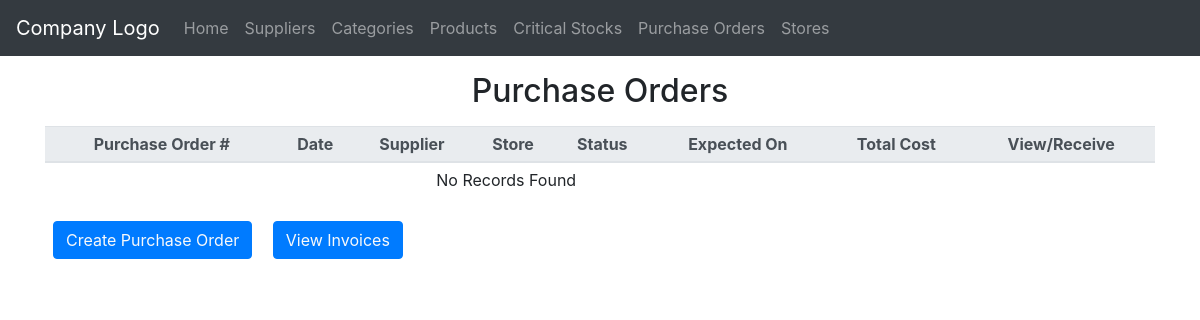
/purchase_orders/index.php, run on an earlier commit of the app's database.
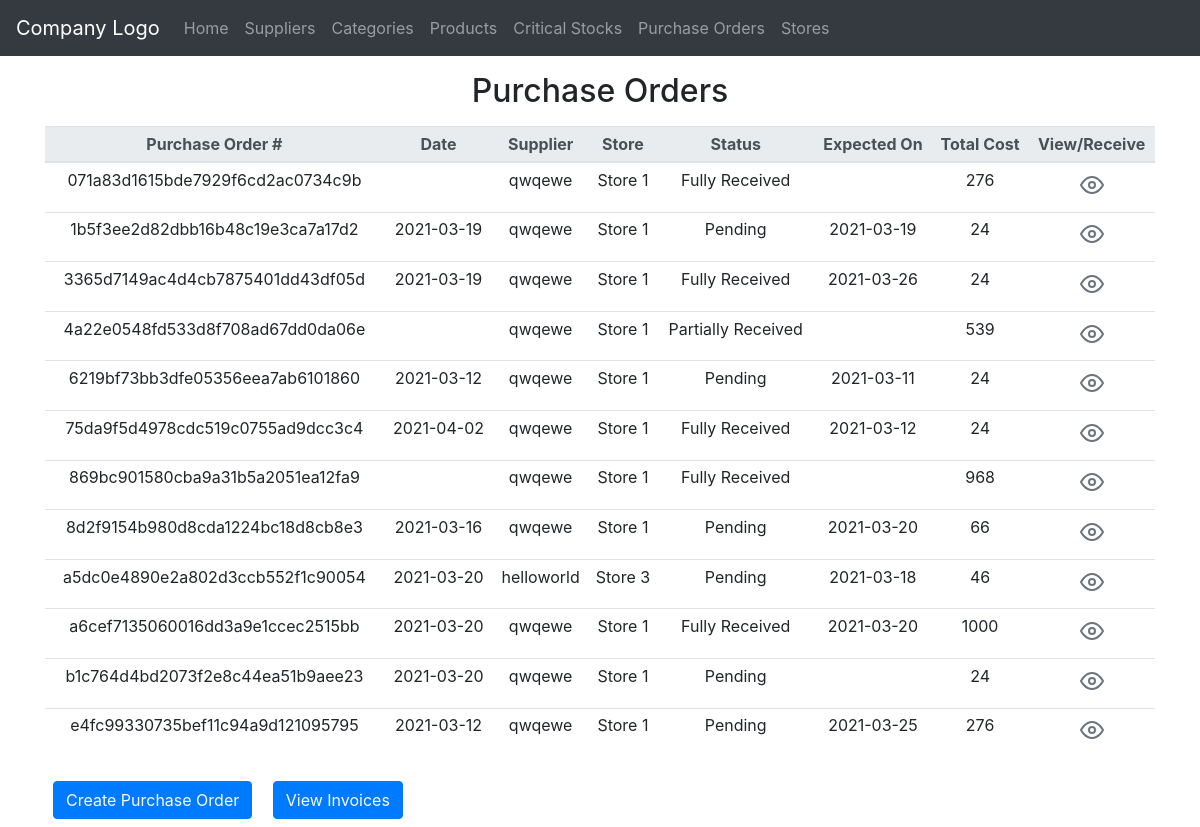
And on a later commit of the database.
### tables this page shows
CREATE TABLE `purchase_orders` (
  `purchase_order_id` varchar(32) NOT NULL,
  `product_code` varchar(13) DEFAULT NULL,
  `quantity` float NOT NULL,
  `purchase_cost` float NOT NULL,
  `supplier_id` int(11) NOT NULL,
  `store_id` int(11) NOT NULL,
  `order_date` varchar(10) NOT NULL,
  `delivery_date` varchar(10) NOT NULL,
  `status` varchar(20) NOT NULL,
  `subtotal` float NOT NULL
);

CREATE TABLE `suppliers` (
  `Id` int(11) NOT NULL,
  `CompanyName` varchar(255) NOT NULL,
  `Address` varchar(255) DEFAULT NULL,
  `ContactNumber` varchar(13) DEFAULT NULL,
  `Email` varchar(255) DEFAULT NULL
);

CREATE TABLE `stores` (
  `Id` int(11) NOT NULL,
  `Name` varchar(255) NOT NULL,
  `Address` varchar(255) DEFAULT NULL
);

### private/query_functions.php (called while the page is built, shortened)
<?php
  function find_supplier_by_id($id, $options=[]) {
    global $db;
    $sql = "SELECT * FROM suppliers ";
    $sql .= "WHERE Id='" . db_escape($db, $id) . "' ";
    $result = mysqli_query($db, $sql);
    $supplier = mysqli_fetch_assoc($result);
    return $supplier;
  }
  function find_store_by_id($id, $options=[]) {
    global $db;
    $sql = "SELECT * FROM stores ";
    $sql .= "WHERE Id='" . db_escape($db, $id) . "' ";
    $result = mysqli_query($db, $sql);
    $store = mysqli_fetch_assoc($result);
    return $store;
  }
  function find_all_po($options=[]) {
    global $db;
    $sql = "SELECT * FROM purchase_orders ";
    $result = mysqli_query($db, $sql);
    return $result;
  }
?>

### private/functions.php (called while the page is built, shortened)
<?php
function url_for($script_path) {
  if($script_path[0] != '/') {
    $script_path = "/" . $script_path;
  }
  return WWW_ROOT . $script_path;
}
function h($string="") {
  return htmlspecialchars($string);
}
?>

### private/db_functions.php (called while the page is built, shortened)
<?php
  function db_escape($connection, $string) {
    return mysqli_real_escape_string($connection, $string);
  }
?>

### public/purchase_orders/index.php (the view, shortened to what this page needs)
<?php
$po_list = find_all_po();
?>
<?php require('../../private/shared/public_header.php');?>
<?php require('../../private/shared/public_navigation.php');?>
  	<div class="container">
      	<h2 class="my-3 text-center">Purchase Orders</h2>
    <table class="mx-auto table table-sm table-hover table-responsive-md text-center" id="po_table">
    	<thead class="thead-light">
    		<tr>
    			<th>Purchase Order #</th>
    			<th>Date</th>
	    		<th>Supplier</th>
	    		<th>Store</th>
	    		<th>Status</th>
                <th>Expected On</th>
                <th>Total Cost</th>
                <th>View/Receive</th>
    		</tr>
    	</thead>
    	<tbody>
    	    <?php if (mysqli_num_rows($po_list)>0){
    	    	while($po = mysqli_fetch_assoc($po_list)) { ?>
    		<tr>
    			<td><?php echo h($po['purchase_order_id']); ?></td>
                <td><?php echo h($po['order_date']); ?></td>
                <td><?php $supplier = find_supplier_by_id($po['supplier_id']);
                 echo $supplier['CompanyName'];
                ?></td>
                <td><?php $store = find_store_by_id($po['store_id']);
                     echo $store['Name'];?></td>
                <td><?php echo h($po['status']); ?></td>
                <td><?php echo h($po['delivery_date']); ?></td>
                <td ><?php echo h($po['subtotal'] + $po['additional_cost']); ?></td>
    			<td><a class="btn btn-sm bg-transparent text-secondary"  href="<?php echo url_for('purchase_orders/view.php?id='. $po['purchase_order_id'])?>">
                    <i data-feather="eye"></i>
                </a></td>
    		</tr>
    		<?php }}else{ ?>
    			<tr><td colspan="7" align="center">No Records Found</td></tr>
    		<?php }?>
    	</tbody>
    </table>
    <a class="btn btn-primary text-light m-2" href="<?php echo url_for('purchase_orders/new.php')?>" >Create Purchase Order</a>
    <a class="btn btn-primary text-light m-2" href="<?php echo url_for('purchase_orders/invoice.php')?>" >View Invoices</a>
    </div>
<?php require('../../private/shared/public_footer.php');?>

What changed in the data, as far as the page shows it:
added purchase_orders: purchase_order_id "071a83d1615bde7929f6cd2ac0734c9b", supplier.CompanyName "qwqewe", store.Name "Store 1", status "Fully Received", $po['subtotal'] + $po['additional_cost'] "276"
added purchase_orders: purchase_order_id "1b5f3ee2d82dbb16b48c19e3ca7a17d2", order_date "2021-03-19", supplier.CompanyName "qwqewe", store.Name "Store 1", status "Pending", delivery_date "2021-03-19", $po['subtotal'] + $po['additional_cost'] "24"
added purchase_orders: purchase_order_id "3365d7149ac4d4cb7875401dd43df05d", order_date "2021-03-19", supplier.CompanyName "qwqewe", store.Name "Store 1", status "Fully Received", delivery_date "2021-03-26", $po['subtotal'] + $po['additional_cost'] "24"
added purchase_orders: purchase_order_id "4a22e0548fd533d8f708ad67dd0da06e", supplier.CompanyName "qwqewe", store.Name "Store 1", status "Partially Received", $po['subtotal'] + $po['additional_cost'] "539"
added purchase_orders: purchase_order_id "6219bf73bb3dfe05356eea7ab6101860", order_date "2021-03-12", supplier.CompanyName "qwqewe", store.Name "Store 1", status "Pending", delivery_date "2021-03-11", $po['subtotal'] + $po['additional_cost'] "24"
added purchase_orders: purchase_order_id "75da9f5d4978cdc519c0755ad9dcc3c4", order_date "2021-04-02", supplier.CompanyName "qwqewe", store.Name "Store 1", status "Fully Received", delivery_date "2021-03-12", $po['subtotal'] + $po['additional_cost'] "24"
added purchase_orders: purchase_order_id "869bc901580cba9a31b5a2051ea12fa9", supplier.CompanyName "qwqewe", store.Name "Store 1", status "Fully Received", $po['subtotal'] + $po['additional_cost'] "968"
added purchase_orders: purchase_order_id "8d2f9154b980d8cda1224bc18d8cb8e3", order_date "2021-03-16", supplier.CompanyName "qwqewe", store.Name "Store 1", status "Pending", delivery_date "2021-03-20", $po['subtotal'] + $po['additional_cost'] "66"
added purchase_orders: purchase_order_id "a5dc0e4890e2a802d3ccb552f1c90054", order_date "2021-03-20", supplier.CompanyName "helloworld", store.Name "Store 3", status "Pending", delivery_date "2021-03-18", $po['subtotal'] + $po['additional_cost'] "46"
added purchase_orders: purchase_order_id "a6cef7135060016dd3a9e1ccec2515bb", order_date "2021-03-20", supplier.CompanyName "qwqewe", store.Name "Store 1", status "Fully Received", delivery_date "2021-03-20", $po['subtotal'] + $po['additional_cost'] "1000"
added purchase_orders: purchase_order_id "b1c764d4bd2073f2e8c44ea51b9aee23", order_date "2021-03-20", supplier.CompanyName "qwqewe", store.Name "Store 1", status "Pending", $po['subtotal'] + $po['additional_cost'] "24"
added purchase_orders: purchase_order_id "e4fc99330735bef11c94a9d121095795", order_date "2021-03-12", supplier.CompanyName "qwqewe", store.Name "Store 1", status "Pending", delivery_date "2021-03-25", $po['subtotal'] + $po['additional_cost'] "276"
Also different on the page:
text no longer shown: "No Records Found"
